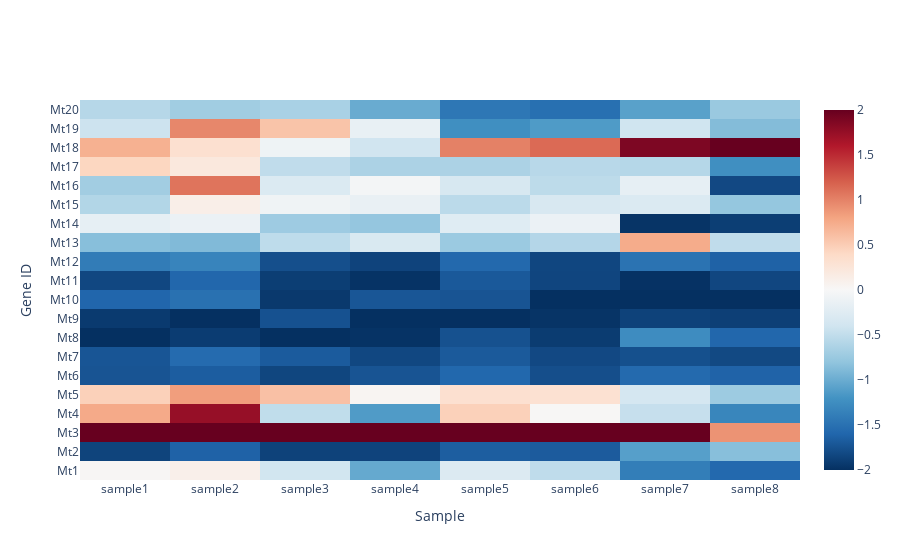

This figure's notebook cell:
### Code cell
import numpy as np
import pandas as pd
import plotly.graph_objects as go

def create_heatmap(df):
    # df第一列改名为gene_id
    df = df.rename(columns={df.columns[0]: 'gene_id'})
    # 提取gene_id作为索引
    df = df.set_index('gene_id')
    # 将数据进行归一化，范围-2到2
    df_normalized = df.apply(lambda x: np.interp(x, (x.min(), x.max()), (-2, 2)))
    # 创建热图
    fig = go.Figure(data=go.Heatmap(
        z=df_normalized,
        x=df_normalized.columns,
        y=df_normalized.index,
        colorscale='RdBu_r',
        hovertemplate='Sample: %{x}<br>Gene ID: %{y}<br>FPKM: %{z:.3f}<extra></extra>'
    ))
    # 设置轴标签
    fig.update_layout(
        xaxis_title="Sample",
        yaxis_title="Gene ID"
    )
    return fig

create_heatmap(df_demo_fpkm)

### Figure 1 — Plotly figure (JSON) as saved in the notebook; plotly's stock layout.template omitted (floating-point values rounded to 4 significant figures; data arrays with more than 128 entries replaced by an {"elided": "..."} marker saying what was removed)
{"data": [{"colorscale": [[0, "rgb(5,48,97)"], [0.1, "rgb(33,102,172)"], [0.2, "rgb(67,147,195)"], [0.3, "rgb(146,197,222)"], [0.4, "rgb(209,229,240)"], [0.5, "rgb(247,247,247)"], [0.6, "rgb(253,219,199)"], [0.7, "rgb(244,165,130)"], [0.8, "rgb(214,96,77)"], [0.9, "rgb(178,24,43)"], [1, "rgb(103,0,31)"]], "hovertemplate": "Sample: %{x}<br>Gene ID: %{y}<br>FPKM: %{z:.3f}<extra></extra>", "type": "heatmap", "x": ["sample1", "sample2", "sample3", "sample4", "sample5", "sample6", "sample7", "sample8"], "y": ["Mt1", "Mt2", "Mt3", "Mt4", "Mt5", "Mt6", "Mt7", "Mt8", "Mt9", "Mt10", "Mt11", "Mt12", "Mt13", "Mt14", "Mt15", "Mt16", "Mt17", "Mt18", "Mt19", "Mt20"], "z": {"elided": "20x8 float values"}}], "layout": {"xaxis": {"title": {"text": "Sample"}}, "yaxis": {"title": {"text": "Gene ID"}}}}
